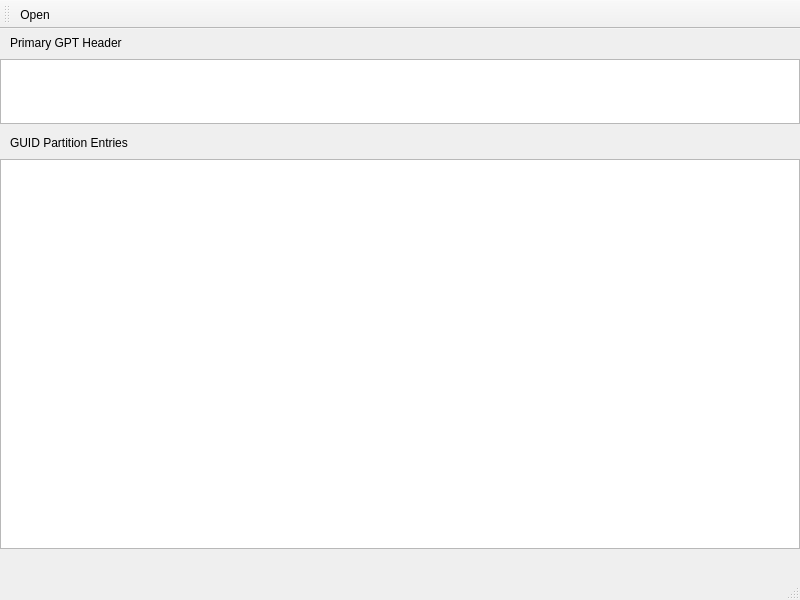
<?xml version="1.0" encoding="UTF-8"?>
<ui version="4.0">
 <class>GptParser</class>
 <widget class="QMainWindow" name="GptParser">
  <property name="geometry">
   <rect>
    <x>0</x>
    <y>0</y>
    <width>800</width>
    <height>600</height>
   </rect>
  </property>
  <property name="windowTitle">
   <string>GptParser</string>
  </property>
  <widget class="QWidget" name="centralWidget">
   <widget class="QLabel" name="primaryLabel">
    <property name="geometry">
     <rect>
      <x>10</x>
      <y>5</y>
      <width>141</width>
      <height>17</height>
     </rect>
    </property>
    <property name="text">
     <string>Primary GPT Header</string>
    </property>
   </widget>
   <widget class="QTableWidget" name="primaryTableWidget">
    <property name="geometry">
     <rect>
      <x>0</x>
      <y>30</y>
      <width>800</width>
      <height>65</height>
     </rect>
    </property>
   </widget>
   <widget class="QLabel" name="partitionLabel">
    <property name="geometry">
     <rect>
      <x>10</x>
      <y>105</y>
      <width>151</width>
      <height>17</height>
     </rect>
    </property>
    <property name="text">
     <string>GUID Partition Entries</string>
    </property>
   </widget>
   <widget class="QTableWidget" name="partitionTableWidget">
    <property name="geometry">
     <rect>
      <x>0</x>
      <y>130</y>
      <width>800</width>
      <height>390</height>
     </rect>
    </property>
   </widget>
  </widget>
  <widget class="QMenuBar" name="menuBar">
   <property name="geometry">
    <rect>
     <x>0</x>
     <y>0</y>
     <width>800</width>
     <height>22</height>
    </rect>
   </property>
  </widget>
  <widget class="QToolBar" name="mainToolBar">
   <attribute name="toolBarArea">
    <enum>TopToolBarArea</enum>
   </attribute>
   <attribute name="toolBarBreak">
    <bool>false</bool>
   </attribute>
   <addaction name="actionOpen"/>
  </widget>
  <widget class="QStatusBar" name="statusBar"/>
  <action name="actionOpen">
   <property name="icon">
    <iconset resource="gptparser.qrc">
     <normaloff>:/images/open.png</normaloff>:/images/open.png</iconset>
   </property>
   <property name="text">
    <string>Open</string>
   </property>
   <property name="toolTip">
    <string>Open</string>
   </property>
   <property name="shortcut">
    <string>Ctrl+O</string>
   </property>
  </action>
 </widget>
 <layoutdefault spacing="6" margin="11"/>
 <resources>
  <include location="gptparser.qrc"/>
 </resources>
 <connections/>
</ui>
